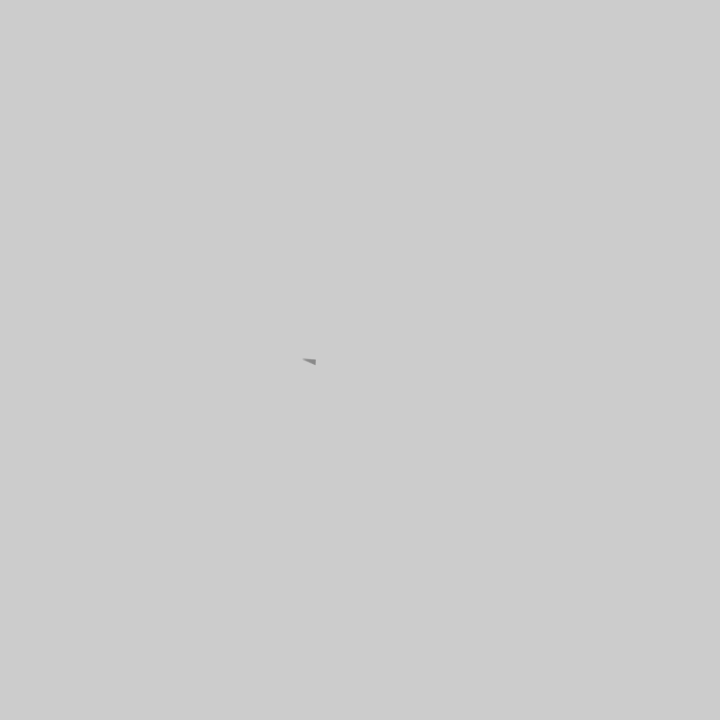
Frame 1 (no input)
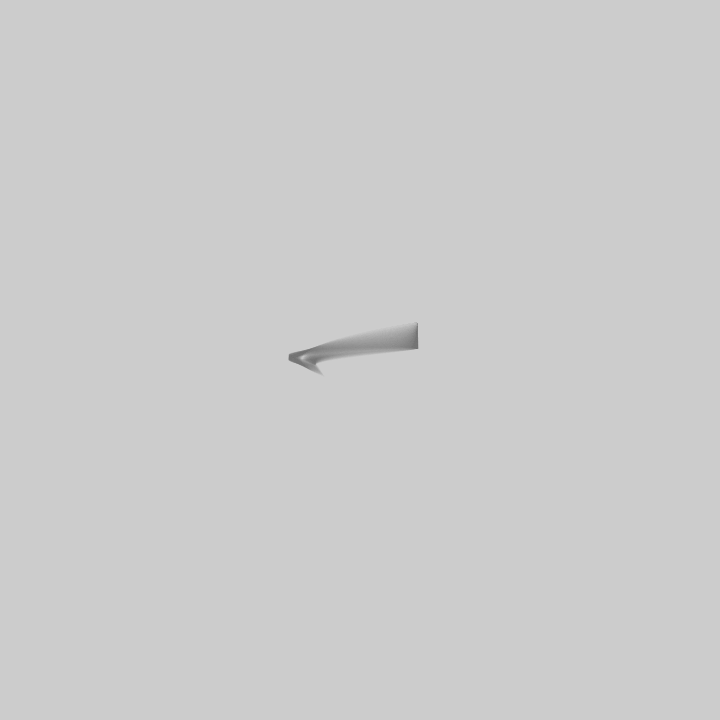
Frame 60 (the mouse pressed at the canvas centre just before this capture)
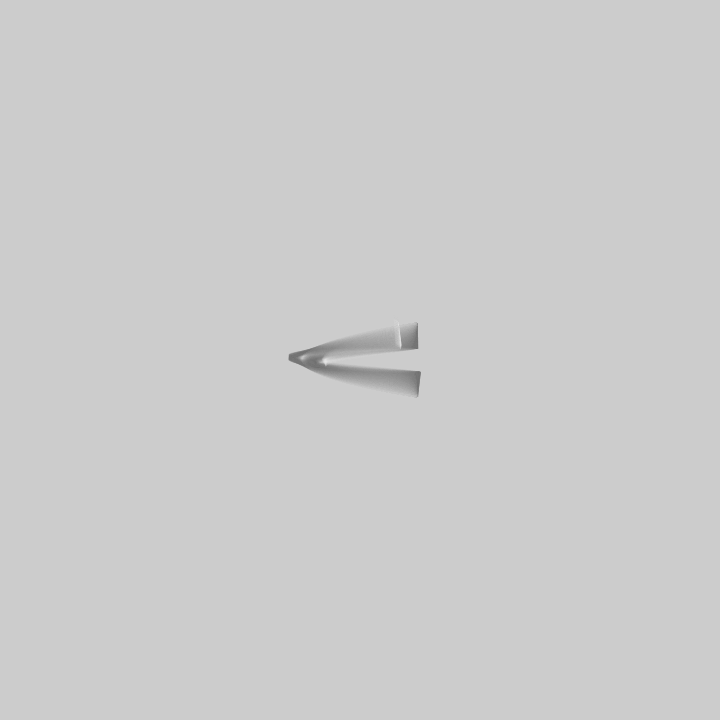
Frame 120 (the mouse held since frame 60 and released just before this capture)

The Processing sketch that drew these frames (run headless with seeded random() and noise(); from frame 60 on, the mouse is pressed at the canvas centre):

// Processing sketch: sketch_10192020_LineDraw
// ── sketch_10192020_LineDraw.pde
float t,T;int N;
void setup(){size(720,720);noStroke();clear();}
void draw(){
for(T=0;T<20;t+=.003,T++){
N=int(noise(int(t/TAU))*999);
fill(N%25*9+64,16);
arc(acos(cos(t*(N%4+1))/(N%7+1))*720/PI,acos(sin(t*(N%5+1))/(N%6+1))*720/PI,N%9*9+9,N%8*9+9,t,t+.2);
}
}
